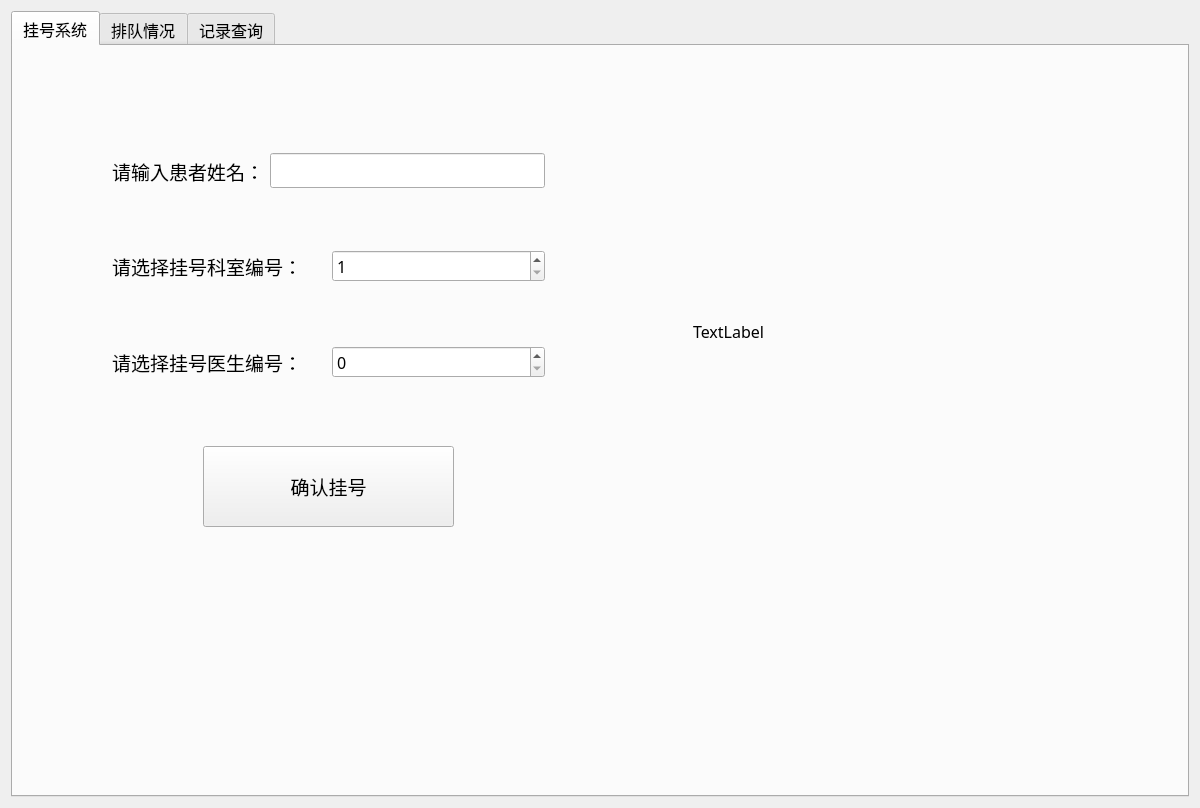
<?xml version="1.0" encoding="UTF-8"?>
<ui version="4.0">
 <class>Widget</class>
 <widget class="QWidget" name="Widget">
  <property name="geometry">
   <rect>
    <x>0</x>
    <y>0</y>
    <width>1200</width>
    <height>808</height>
   </rect>
  </property>
  <property name="windowTitle">
   <string>Widget</string>
  </property>
  <property name="windowIcon">
   <iconset resource="rsc.qrc">
    <normaloff>:/img/4.jpg</normaloff>:/img/4.jpg</iconset>
  </property>
  <layout class="QHBoxLayout" name="horizontalLayout">
   <item>
    <widget class="QTabWidget" name="tabWidget">
     <property name="enabled">
      <bool>true</bool>
     </property>
     <property name="font">
      <font>
       <family>黑体</family>
       <pointsize>12</pointsize>
      </font>
     </property>
     <property name="currentIndex">
      <number>0</number>
     </property>
     <widget class="QWidget" name="tab_1">
      <attribute name="title">
       <string>挂号系统</string>
      </attribute>
      <widget class="QWidget" name="widget" native="true">
       <property name="geometry">
        <rect>
         <x>90</x>
         <y>80</y>
         <width>451</width>
         <height>281</height>
        </rect>
       </property>
       <layout class="QVBoxLayout" name="verticalLayout">
        <item>
         <widget class="QWidget" name="widget_2" native="true">
          <layout class="QHBoxLayout" name="horizontalLayout_2">
           <item>
            <widget class="QLabel" name="label">
             <property name="font">
              <font>
               <family>黑体</family>
               <pointsize>14</pointsize>
              </font>
             </property>
             <property name="text">
              <string>请输入患者姓名：</string>
             </property>
            </widget>
           </item>
           <item>
            <widget class="QLineEdit" name="patient_name">
             <property name="font">
              <font>
               <family>黑体</family>
               <pointsize>14</pointsize>
              </font>
             </property>
            </widget>
           </item>
          </layout>
         </widget>
        </item>
        <item>
         <widget class="QWidget" name="widget_14" native="true">
          <layout class="QHBoxLayout" name="horizontalLayout_8">
           <item>
            <widget class="QLabel" name="label_9">
             <property name="font">
              <font>
               <family>黑体</family>
               <pointsize>14</pointsize>
              </font>
             </property>
             <property name="text">
              <string>请选择挂号科室编号：</string>
             </property>
            </widget>
           </item>
           <item>
            <widget class="QSpinBox" name="patient_department">
             <property name="minimum">
              <number>1</number>
             </property>
             <property name="maximum">
              <number>15</number>
             </property>
            </widget>
           </item>
          </layout>
         </widget>
        </item>
        <item>
         <widget class="QWidget" name="widget_15" native="true">
          <layout class="QHBoxLayout" name="horizontalLayout_9">
           <item>
            <widget class="QLabel" name="label_10">
             <property name="font">
              <font>
               <family>黑体</family>
               <pointsize>14</pointsize>
              </font>
             </property>
             <property name="text">
              <string>请选择挂号医生编号：</string>
             </property>
            </widget>
           </item>
           <item>
            <widget class="QSpinBox" name="patient_doctor">
             <property name="minimum">
              <number>0</number>
             </property>
             <property name="maximum">
              <number>3</number>
             </property>
            </widget>
           </item>
          </layout>
         </widget>
        </item>
       </layout>
      </widget>
      <widget class="QPushButton" name="register_btn">
       <property name="geometry">
        <rect>
         <x>190</x>
         <y>400</y>
         <width>251</width>
         <height>81</height>
        </rect>
       </property>
       <property name="font">
        <font>
         <family>黑体</family>
         <pointsize>14</pointsize>
        </font>
       </property>
       <property name="text">
        <string>确认挂号</string>
       </property>
      </widget>
      <widget class="QLabel" name="picture_view">
       <property name="geometry">
        <rect>
         <x>680</x>
         <y>130</y>
         <width>411</width>
         <height>311</height>
        </rect>
       </property>
       <property name="text">
        <string>TextLabel</string>
       </property>
      </widget>
     </widget>
     <widget class="QWidget" name="tab_2">
      <attribute name="title">
       <string>排队情况</string>
      </attribute>
      <widget class="QTableWidget" name="queue_table">
       <property name="enabled">
        <bool>true</bool>
       </property>
       <property name="geometry">
        <rect>
         <x>10</x>
         <y>10</y>
         <width>701</width>
         <height>751</height>
        </rect>
       </property>
       <property name="font">
        <font>
         <family>黑体</family>
         <pointsize>12</pointsize>
        </font>
       </property>
       <row>
        <property name="text">
         <string>D1</string>
        </property>
       </row>
       <row>
        <property name="text">
         <string>D2</string>
        </property>
       </row>
       <row>
        <property name="text">
         <string>D3</string>
        </property>
       </row>
       <row>
        <property name="text">
         <string>D4</string>
        </property>
       </row>
       <row>
        <property name="text">
         <string>D5</string>
        </property>
       </row>
       <row>
        <property name="text">
         <string>D6</string>
        </property>
       </row>
       <row>
        <property name="text">
         <string>D7</string>
        </property>
       </row>
       <row>
        <property name="text">
         <string>D8</string>
        </property>
       </row>
       <row>
        <property name="text">
         <string>D9</string>
        </property>
       </row>
       <row>
        <property name="text">
         <string>D10</string>
        </property>
       </row>
       <row>
        <property name="text">
         <string>D11</string>
        </property>
       </row>
       <row>
        <property name="text">
         <string>D12</string>
        </property>
       </row>
       <row>
        <property name="text">
         <string>D13</string>
        </property>
       </row>
       <row>
        <property name="text">
         <string>D14</string>
        </property>
       </row>
       <row>
        <property name="text">
         <string>D15</string>
        </property>
       </row>
       <row>
        <property name="text">
         <string>B超室</string>
        </property>
       </row>
       <column>
        <property name="text">
         <string>Doctor1</string>
        </property>
       </column>
       <column>
        <property name="text">
         <string>Doctor2</string>
        </property>
       </column>
       <column>
        <property name="text">
         <string>Doctor3</string>
        </property>
       </column>
       <column>
        <property name="text">
         <string>科室排队人数</string>
        </property>
       </column>
       <item row="0" column="0">
        <property name="font">
         <font>
          <pointsize>9</pointsize>
         </font>
        </property>
       </item>
      </widget>
      <widget class="QTextBrowser" name="textBrowser">
       <property name="geometry">
        <rect>
         <x>750</x>
         <y>180</y>
         <width>391</width>
         <height>581</height>
        </rect>
       </property>
      </widget>
      <widget class="QWidget" name="widget_5" native="true">
       <property name="geometry">
        <rect>
         <x>750</x>
         <y>10</y>
         <width>391</width>
         <height>151</height>
        </rect>
       </property>
       <layout class="QVBoxLayout" name="verticalLayout_2">
        <item>
         <widget class="QLCDNumber" name="cur_time"/>
        </item>
        <item>
         <widget class="QPushButton" name="next_time_btn">
          <property name="font">
           <font>
            <family>黑体</family>
            <pointsize>14</pointsize>
           </font>
          </property>
          <property name="text">
           <string>模拟下一分钟</string>
          </property>
         </widget>
        </item>
       </layout>
      </widget>
     </widget>
     <widget class="QWidget" name="tab_3">
      <attribute name="title">
       <string>记录查询</string>
      </attribute>
      <widget class="QTextBrowser" name="search_result">
       <property name="geometry">
        <rect>
         <x>610</x>
         <y>70</y>
         <width>501</width>
         <height>501</height>
        </rect>
       </property>
       <property name="font">
        <font>
         <family>黑体</family>
         <pointsize>14</pointsize>
        </font>
       </property>
      </widget>
      <widget class="QWidget" name="widget_3" native="true">
       <property name="geometry">
        <rect>
         <x>70</x>
         <y>70</y>
         <width>461</width>
         <height>381</height>
        </rect>
       </property>
       <layout class="QVBoxLayout" name="verticalLayout_3">
        <item>
         <widget class="QWidget" name="widget_11" native="true">
          <layout class="QHBoxLayout" name="horizontalLayout_4">
           <item>
            <widget class="QLabel" name="label_2">
             <property name="font">
              <font>
               <family>黑体</family>
               <pointsize>14</pointsize>
              </font>
             </property>
             <property name="text">
              <string>请输入医生科室：</string>
             </property>
            </widget>
           </item>
           <item>
            <widget class="QSpinBox" name="doctor_department">
             <property name="minimum">
              <number>1</number>
             </property>
             <property name="maximum">
              <number>15</number>
             </property>
            </widget>
           </item>
          </layout>
         </widget>
        </item>
        <item>
         <widget class="QWidget" name="widget_16" native="true">
          <layout class="QHBoxLayout" name="horizontalLayout_3">
           <item>
            <widget class="QLabel" name="label_11">
             <property name="font">
              <font>
               <family>黑体</family>
               <pointsize>14</pointsize>
              </font>
             </property>
             <property name="text">
              <string>请输入医生编号：</string>
             </property>
            </widget>
           </item>
           <item>
            <widget class="QSpinBox" name="doctor_num">
             <property name="minimum">
              <number>1</number>
             </property>
             <property name="maximum">
              <number>3</number>
             </property>
            </widget>
           </item>
          </layout>
         </widget>
        </item>
       </layout>
      </widget>
      <widget class="QPushButton" name="search_btn">
       <property name="geometry">
        <rect>
         <x>170</x>
         <y>490</y>
         <width>251</width>
         <height>81</height>
        </rect>
       </property>
       <property name="font">
        <font>
         <family>黑体</family>
         <pointsize>14</pointsize>
        </font>
       </property>
       <property name="text">
        <string>确认查询</string>
       </property>
      </widget>
     </widget>
    </widget>
   </item>
  </layout>
 </widget>
 <resources>
  <include location="rsc.qrc"/>
 </resources>
 <connections/>
</ui>
